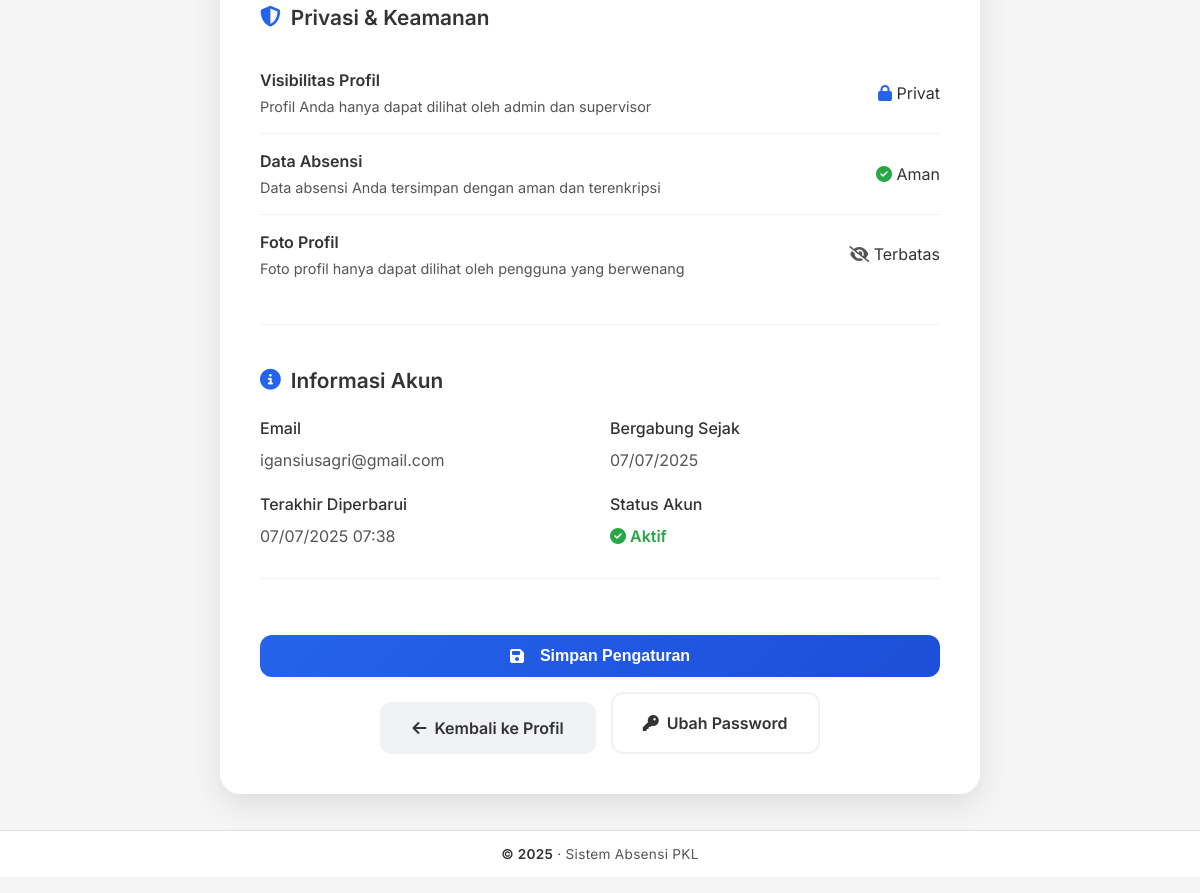
/profile/settings (signed in, lower part), run on an earlier commit of the app's database.
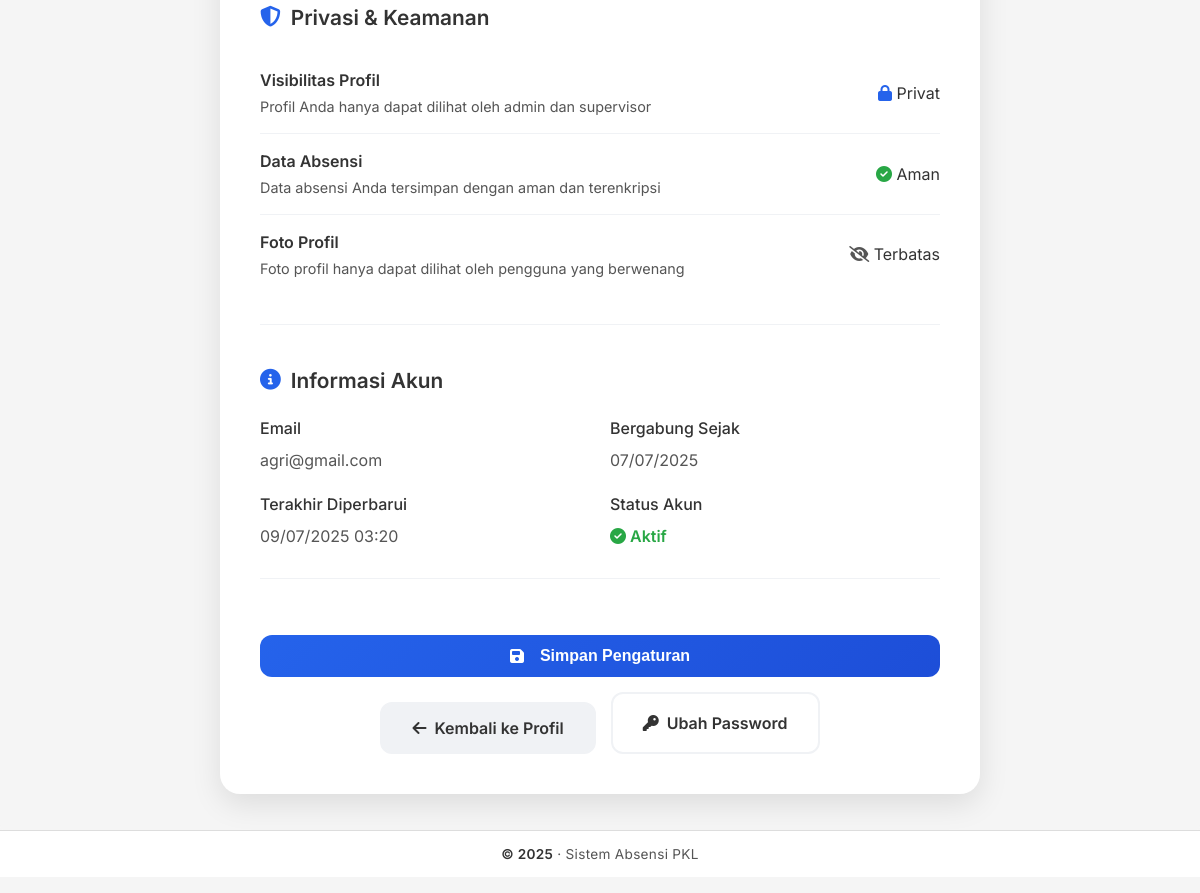
And on a later commit of the database.
### src/models.py (models this page shows, shortened)
class Student(db.Model):
    __tablename__ = 'students'
    id = db.Column(db.Integer, primary_key=True)
    name = db.Column(db.String(100), nullable=False)
    email = db.Column(db.String(120), unique=True, nullable=False)
    password = db.Column(db.String(100), nullable=False)
    created_at = db.Column(db.DateTime, default=datetime.utcnow)
    supervisor = db.Column(db.String(100), nullable=True)
    company = db.Column(db.String(100), nullable=True)
    profile_picture = db.Column(db.String(255), nullable=True, default='default-avatar.png')
    phone = db.Column(db.String(20), nullable=True)
    address = db.Column(db.Text, nullable=True)
    bio = db.Column(db.Text, nullable=True)
    birth_date = db.Column(db.Date, nullable=True)
    gender = db.Column(db.String(10), nullable=True)
    education_level = db.Column(db.String(50), nullable=True)
    school_name = db.Column(db.String(100), nullable=True)
    internship_start_date = db.Column(db.Date, nullable=True)
    internship_end_date = db.Column(db.Date, nullable=True)
    updated_at = db.Column(db.DateTime, default=datetime.utcnow, onupdate=datetime.utcnow)
    is_profile_complete = db.Column(db.Boolean, default=False)
    notification_enabled = db.Column(db.Boolean, default=True)
    theme_preference = db.Column(db.String(10), default='light')

### src/app.py (the view, shortened to what this page needs)
@app.route('/profile/settings', methods=['GET', 'POST'])
def profile_settings():
    if not session.get('logged_in'):
        return redirect(url_for('login'))
    student = Student.query.get(session['student_id'])
    return render_template('profile_settings.html', student=student)

### src/app.py (called while the page is built)
@app.after_request
def after_request(response):
    if request.endpoint == 'attendance' and request.method == 'POST':
        today = datetime.now().date()
        save_attendance_summary(today)
    return response

### src/templates/profile_settings.html (shortened to what this page needs)
{% extends 'base.html' %}
{% block content %}
<div class="settings-container">
    <form method="POST" class="settings-form">
        <div class="settings-section">
            <h3 class="section-title">
                <i class="fas fa-shield-alt"></i>
                Privasi & Keamanan
            </h3>
            <div class="privacy-item">
                <div class="privacy-info">
                    <h4>Visibilitas Profil</h4>
                    <p>Profil Anda hanya dapat dilihat oleh admin dan supervisor</p>
                </div>
                <span class="privacy-status">
                    <i class="fas fa-lock" style="color: var(--accent-primary);"></i>
                    Privat
                </span>
            </div>
            <div class="privacy-item">
                <div class="privacy-info">
                    <h4>Data Absensi</h4>
                    <p>Data absensi Anda tersimpan dengan aman dan terenkripsi</p>
                </div>
                <span class="privacy-status">
                    <i class="fas fa-check-circle" style="color: #28a745;"></i>
                    Aman
                </span>
            </div>
            <div class="privacy-item">
                <div class="privacy-info">
                    <h4>Foto Profil</h4>
                    <p>Foto profil hanya dapat dilihat oleh pengguna yang berwenang</p>
                </div>
                <span class="privacy-status">
                    <i class="fas fa-eye-slash" style="color: var(--text-secondary);"></i>
                    Terbatas
                </span>
            </div>
        </div>
        <div class="settings-section">
            <h3 class="section-title">
                <i class="fas fa-info-circle"></i>
                Informasi Akun
            </h3>
            <div class="setting-item">
                <div class="info-grid" style="display: grid; grid-template-columns: 1fr 1fr; gap: 20px;">
                    <div>
                        <label class="setting-label">Email</label>
                        <p style="color: var(--text-secondary); margin: 0;">{{ student.email }}</p>
                    </div>
                    <div>
                        <label class="setting-label">Bergabung Sejak</label>
                        <p style="color: var(--text-secondary); margin: 0;">
                            {{ student.created_at.strftime('%d/%m/%Y') if student.created_at else '-' }}
                        </p>
                    </div>
                    <div>
                        <label class="setting-label">Terakhir Diperbarui</label>
                        <p style="color: var(--text-secondary); margin: 0;">
                            {{ student.updated_at.strftime('%d/%m/%Y %H:%M') if student.updated_at else '-' }}
                        </p>
                    </div>
                    <div>
                        <label class="setting-label">Status Akun</label>
                        <p style="color: #28a745; margin: 0; font-weight: 600;">
                            <i class="fas fa-check-circle"></i> Aktif
                        </p>
                    </div>
                </div>
            </div>
        </div>
        <div class="settings-actions">
            <button type="submit" class="btn btn-primary">
                <i class="fas fa-save"></i>
                Simpan Pengaturan
            </button>
            <a href="{{ url_for('profile') }}" class="btn btn-secondary">
                <i class="fas fa-arrow-left"></i>
                Kembali ke Profil
            </a>
            <a href="{{ url_for('change_password') }}" class="btn btn-outline">
                <i class="fas fa-key"></i>
                Ubah Password
            </a>
        </div>
    </form>
</div>
{% endblock %}

What changed in the data, as far as the page shows it:
changed Student: email "igansiusagri@gmail.com" → "agri@gmail.com"; updated_at "07/07/2025 07:38" → "09/07/2025 03:20"
